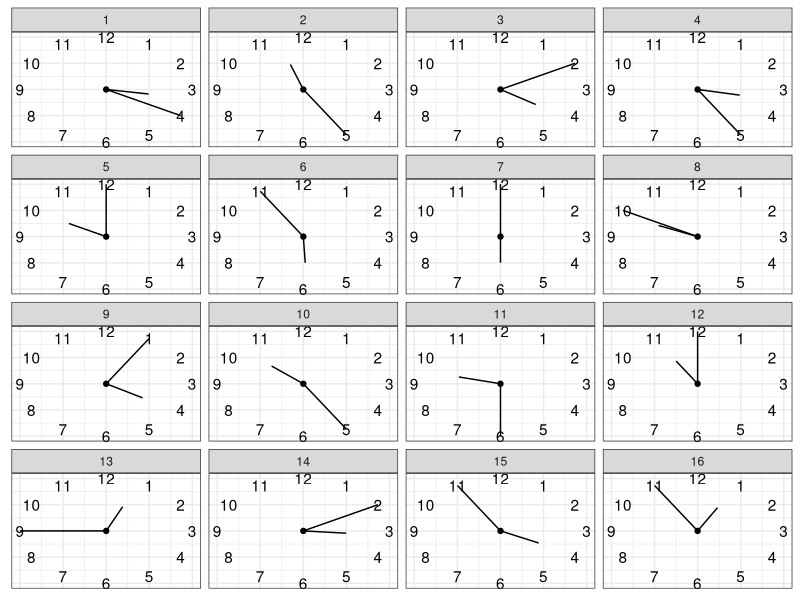
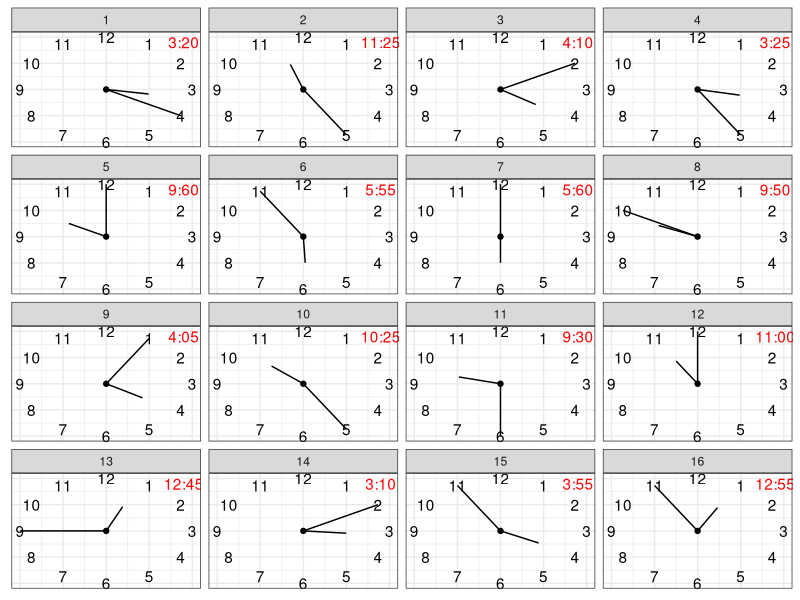

Recreate these plots in R, in order.
#!/usr/bin/env Rscript

## Create clock problems for kids
## Author: John Horton
## Date: 9/25/2020
## License: Have at it - no rights reserved.

suppressPackageStartupMessages({
    library(magrittr)
    library(dplyr)
    library(ggplot2)
})

N <- 16
hours <- sample(1:12, N, TRUE)
minutes <- sample(seq(0, 60, 5), N, TRUE)

AngleHour <- function(H, M) -2*pi * (H-3 + M/60)/12
AngleMin <- function(M)  -2*pi *  (M-15)/60

h.a <- mapply(AngleHour, hours, minutes)
m.a <- sapply(minutes, AngleMin)
x.h <- (1/2)*cos(h.a)
y.h <- (1/2)*sin(h.a)
x.m <- cos(m.a)
y.m <- sin(m.a)

df <- data.frame(hours,
                 minutes,
                 x.h,
                 y.h,
                 x.m,
                 y.m,
                 index = 1:N) %>%
    mutate(correct.answer = paste0(hours,":",
                                   ifelse(minutes < 10,
                                          paste0("0",minutes),
                                          minutes)))

## Add labels for hours
df.positions <- data.frame(
    number = 1:12,
    angle = sapply(1:12, function(h) AngleHour(h, 0))) %>%
    mutate(
        x = cos(angle),
        y = sin(angle)
    )

g.base <- ggplot(data = df) +
    geom_segment(aes(x = x.h, xend = 0, y = y.h, yend = 0)) +
    geom_segment(aes(x = x.m, xend = 0, y = y.m, yend = 0)) +
    geom_text(data = df.positions, aes(x = x, y = y, label = number)) +
    theme_bw() +
    facet_wrap(~index, ncol = 4) + 
    geom_point(x = 0, y = 0) +
    theme(axis.title.x=element_blank(),
          axis.text.x=element_blank(),
          axis.ticks.x=element_blank(),
          axis.title.y=element_blank(),
          axis.text.y=element_blank(),
          axis.ticks.y=element_blank()
          )

pdf("test.pdf", width = 10, height = 10)
g.base
dev.off()

pdf("answer_key.pdf", width = 10, height = 10)
g.base +
    geom_text(data = df,
              aes(x = 0.9, y = 0.9, label = correct.answer),
              colour = "red")
dev.off()

